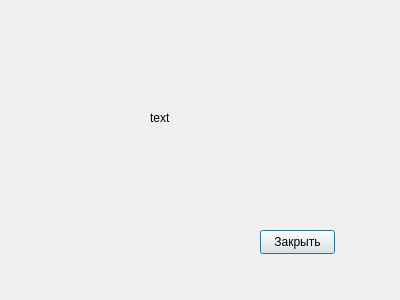
<?xml version="1.0" encoding="UTF-8"?>
<ui version="4.0">
 <class>DialogWithButtons</class>
 <widget class="QDialog" name="DialogWithButtons">
  <property name="geometry">
   <rect>
    <x>0</x>
    <y>0</y>
    <width>400</width>
    <height>300</height>
   </rect>
  </property>
  <property name="windowTitle">
   <string>Dialog</string>
  </property>
  <widget class="QPushButton" name="btnClose">
   <property name="geometry">
    <rect>
     <x>260</x>
     <y>230</y>
     <width>75</width>
     <height>24</height>
    </rect>
   </property>
   <property name="text">
    <string>Закрыть</string>
   </property>
  </widget>
  <widget class="QLabel" name="lblText">
   <property name="geometry">
    <rect>
     <x>150</x>
     <y>110</y>
     <width>49</width>
     <height>16</height>
    </rect>
   </property>
   <property name="text">
    <string>text</string>
   </property>
  </widget>
 </widget>
 <resources/>
 <connections/>
</ui>
